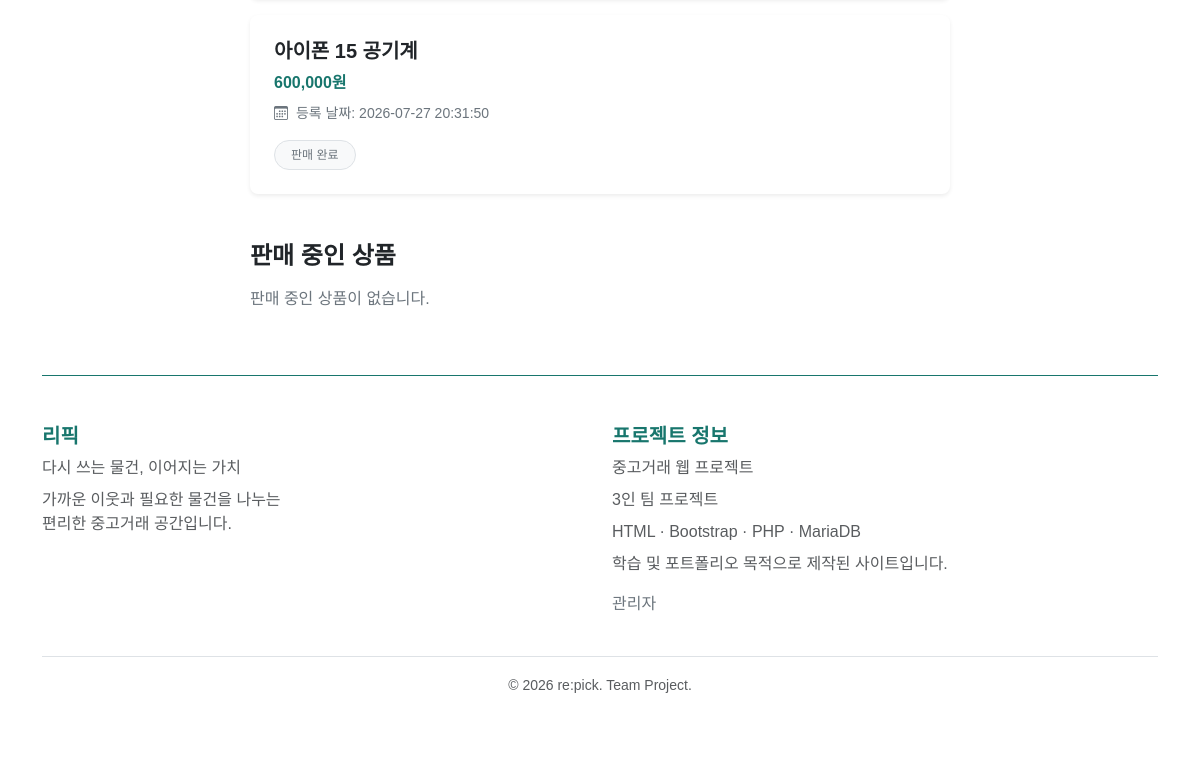
Before: /member_profile.php?id=10 (lower part) with the older database file.
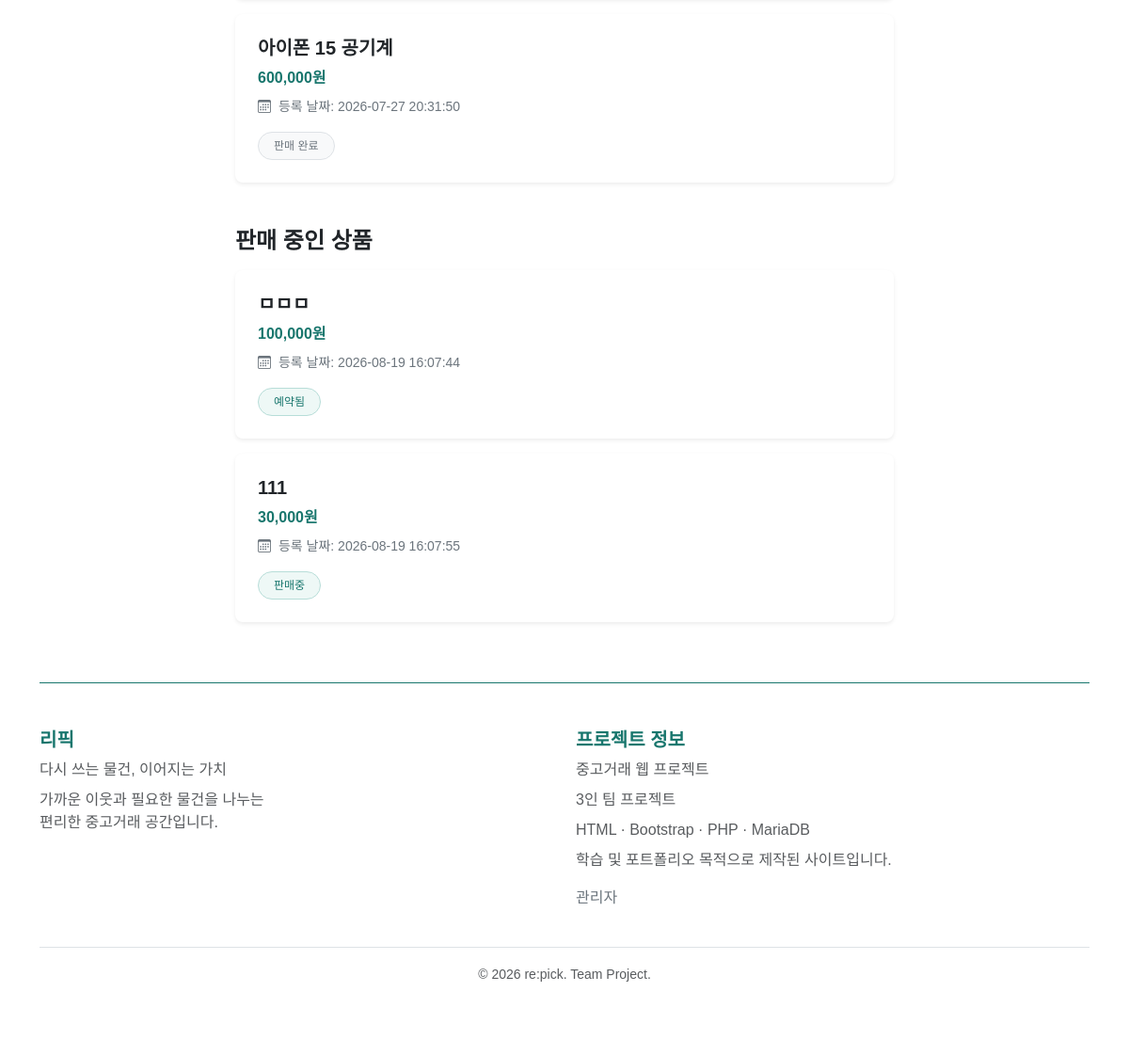
After: the same page with the newer database file.
### tables this page shows
CREATE TABLE `product` (
  `product_id` int(11) NOT NULL,
  `member_id` int(11) NOT NULL,
  `image` varchar(255) NOT NULL,
  `price` int(11) NOT NULL,
  `memo` text NOT NULL,
  `category` tinyint(4) NOT NULL,
  `view` int(11) NOT NULL DEFAULT 0,
  `reg_date` datetime NOT NULL,
  `state` tinyint(4) NOT NULL,
  `juso1` varchar(20) DEFAULT NULL,
  `juso2` varchar(20) DEFAULT NULL,
  `juso3` varchar(255) DEFAULT NULL,
  `name` varchar(255) DEFAULT NULL
);

### member_profile.php (the view, shortened to what this page needs)
<?php
include "main_top.php";
include_once "common.php";
$member_id = $_GET["id"];
?>
<main class="container py-5">
    <div class="mt-5 mx-auto" style="max-width: 700px;">
        <?php
        $sql = "select * from product where member_id = $member_id and state = 2";
        $result = mysqli_query($db, $sql);
        while ($row = mysqli_fetch_assoc($result)) {
        ?>
            <div class="card border-0 shadow-sm rounded-3 p-4 mb-3">
                <h5 class="fw-bold mb-2"><?php echo htmlspecialchars($row["name"]); ?></h5>
                <p class="fw-bold mb-2" style="color: #18766d;"><?php echo number_format($row["price"]); ?>원</p>
                <p class="small text-secondary mb-3">
                    <i class="bi bi-calendar3 me-1"></i>
                    등록 날짜: <?php echo $row["reg_date"]; ?>
                </p>
                <span
                    class="badge rounded-pill align-self-start px-3 py-2 fw-normal"
                    style="color: #6c757d; background-color: #f8f9fa; border: 1px solid #dee2e6;">
                    판매 완료
                </span>
            </div>
        <?php } ?>
    </div>
    <section class="mt-5 mx-auto" style="max-width: 700px;">
        <h4 class="fw-bold mb-3">판매 중인 상품</h4>
        <?php
        $sql = "select * from product where member_id = $member_id and state != 2";
        $result = mysqli_query($db, $sql);
        while ($row = mysqli_fetch_assoc($result)) {
            if ($row["state"] == 0) $tmp = "판매중";
            else $tmp = "예약됨";
        ?>
            <div class="card border-0 shadow-sm rounded-3 position-relative p-4 mb-3" style="cursor: pointer;">
                <h5 class="fw-bold mb-2">
                    <a href="product.php?product_id=<?php echo $row["product_id"]; ?>"
                        class="text-dark text-decoration-none stretched-link">
                        <?php echo htmlspecialchars($row["name"]); ?>
                    </a>
                </h5>
                <p class="fw-bold mb-2" style="color: #18766d;">
                    <?php echo number_format($row["price"]); ?>원
                </p>
                <p class="small text-secondary mb-3">
                    <i class="bi bi-calendar3 me-1"></i>
                    등록 날짜: <?php echo $row["reg_date"]; ?>
                </p>
                <span class="badge rounded-pill align-self-start px-3 py-2 fw-normal"
                    style="color: #18766d; background-color: #eef8f6; border: 1px solid #b7ddd8;">
                    <?php echo $tmp; ?>
                </span>
            </div>
        <?php }
        $sql = "select count(*) as countnum from product where member_id = $member_id and state != 2";
        $result = mysqli_query($db, $sql);
        $row = mysqli_fetch_assoc($result);
        if ($row["countnum"] == 0) {
        ?>
            <p class="text-secondary">
                판매 중인 상품이 없습니다.
            </p>
        <?php
        }
        ?>
    </section>
</main>
<?php
include "main_bottom.php";
?>

Changed rows visible on the page:
added product: name "ㅁㅁㅁ", price "100,000", reg_date "2026-08-19 16:07:44", state "예약됨", shown under "판매 중인 상품"
added product: name "111", price "30,000", reg_date "2026-08-19 16:07:55", state "판매중", shown under "판매 중인 상품"
Other visible differences:
text no longer shown: "판매 중인 상품이 없습니다."
